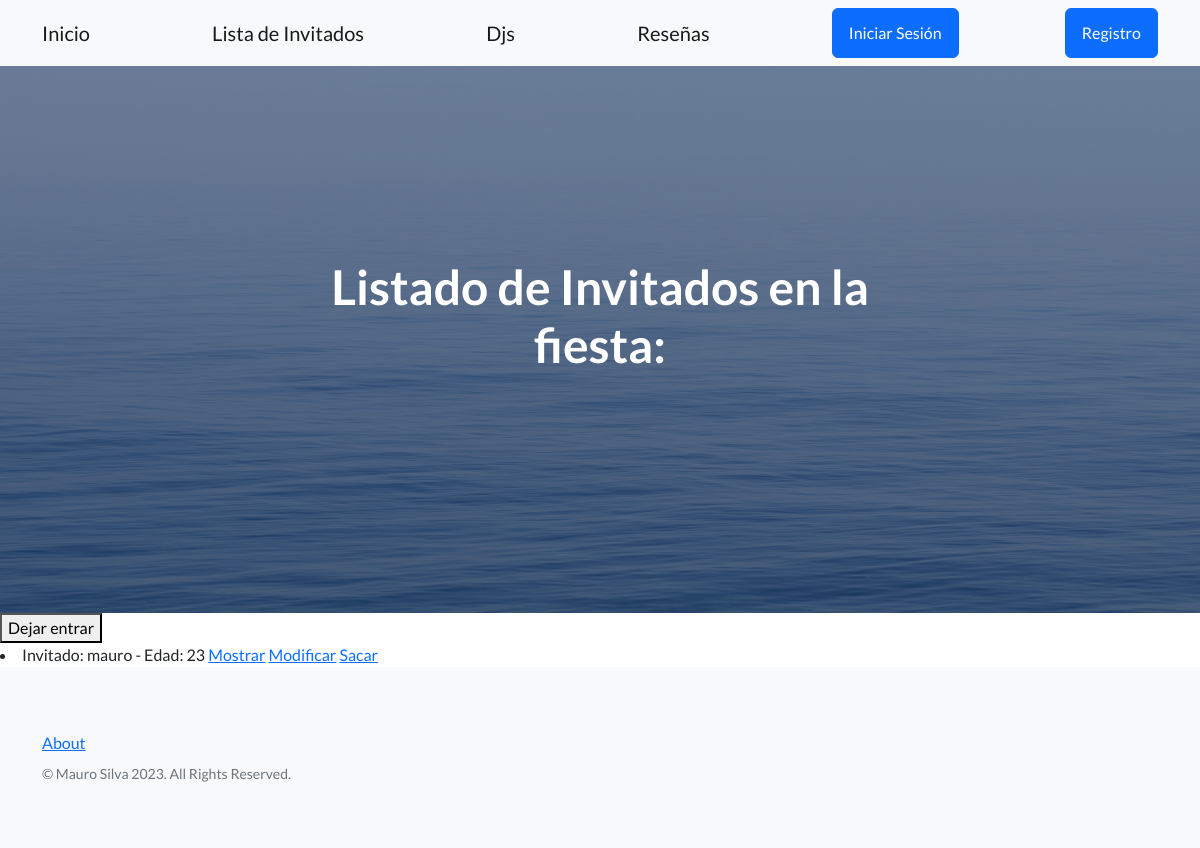
The page /invitados on the database as committed earlier.
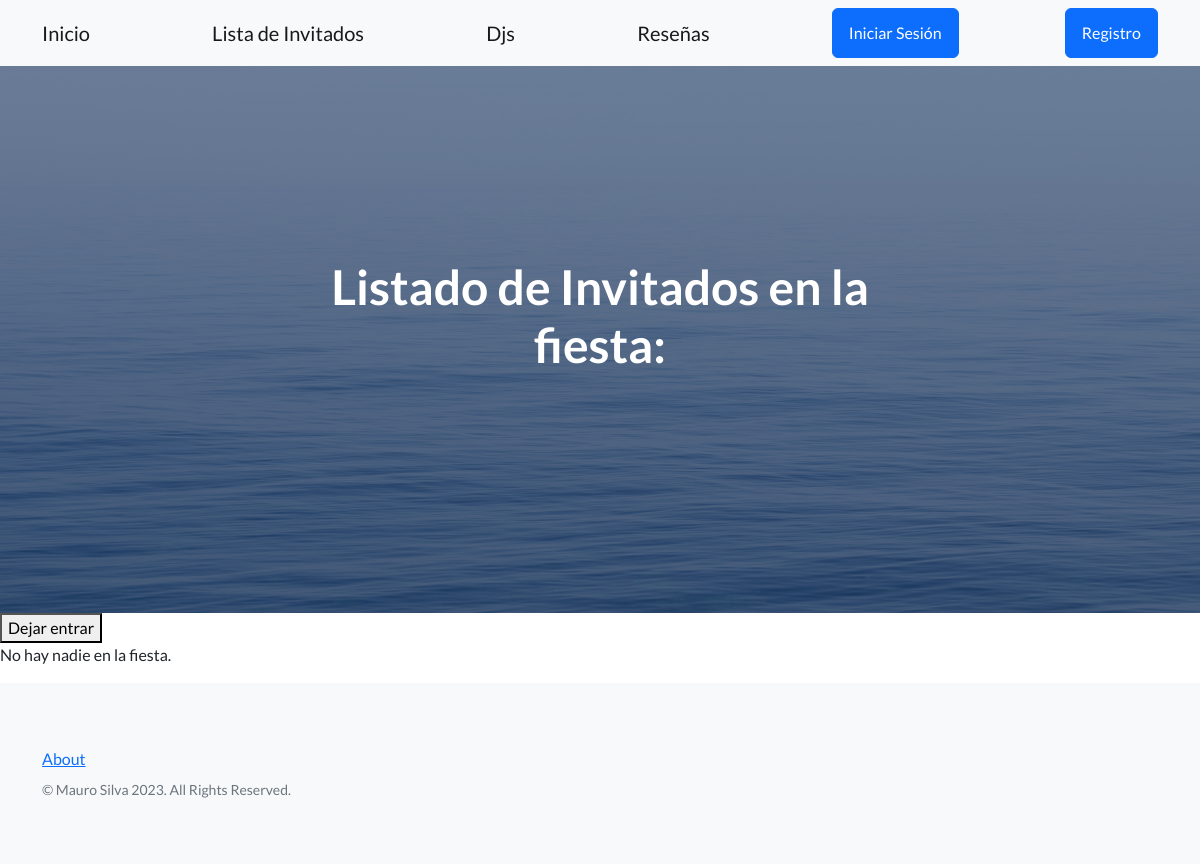
The same page on the database as committed later.
### inicio/models.py (models this page shows)
class Invitado(models.Model):
    nombre = models.CharField(max_length=20)
    edad = models.IntegerField()
    descripcion = models.TextField(null=True)
    def __str__(self):
        return f'Invitado: {self.nombre} - Edad: {self.edad}'

### inicio/views.py (the view)
# urls.py: path('invitados', views.ListarInvitados.as_view(), name='listar_invitados'),
class ListarInvitados(ListView, ):
    model = Invitado
    template_name = 'inicio/CBV/listar_invitados_CBV.html'
    context_object_name = 'invitados'

### inicio/templates/inicio/CBV/listar_invitados_CBV.html (shortened to what this page needs)
{% extends 'base.html' %}
{% block mensaje_inicio %}
Listado de Invitados en la fiesta:
{% endblock mensaje_inicio %}
{% block contenido %}
<button><a class='navbar-brand' href= {% url 'inicio:dejar_entrar_invitado' %}>Dejar entrar</a></button>
{% if invitados %}
{% for invitado in invitados %}
<li>
    {{invitado}}
    <a href={% url 'inicio:mostrar_invitado' invitado.id %}>Mostrar</a>
    <a href={% url 'inicio:mod_invitado' invitado.id %}>Modificar</a>
    <a href={% url 'inicio:sacar_invitado' invitado.id %}>Sacar</a>
</li>
{% endfor %}
{% else %}
<p>No hay nadie en la fiesta.</p>
{% endif %}
{% endblock contenido %}

Rows that differ between the two databases and show on the page:
removed Invitado: nombre+edad "Invitado: mauro - Edad: 23"
Other text that changed with them:
text now shown: "No hay nadie en la fiesta."
